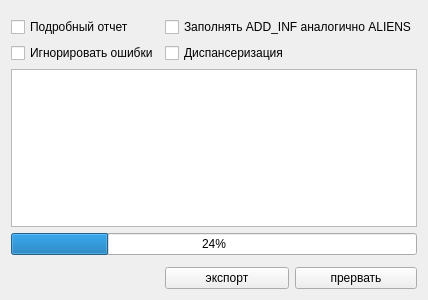
<?xml version="1.0" encoding="UTF-8"?>
<ui version="4.0">
 <class>ExportR51OMSProcessPage</class>
 <widget class="QWidget" name="ExportR51OMSProcessPage">
  <property name="geometry">
   <rect>
    <x>0</x>
    <y>0</y>
    <width>400</width>
    <height>300</height>
   </rect>
  </property>
  <property name="windowTitle">
   <string>Form</string>
  </property>
  <layout class="QGridLayout">
   <item row="0" column="0" colspan="3">
    <spacer>
     <property name="orientation">
      <enum>Qt::Vertical</enum>
     </property>
     <property name="sizeHint" stdset="0">
      <size>
       <width>20</width>
       <height>40</height>
      </size>
     </property>
    </spacer>
   </item>
   <item row="4" column="0" colspan="3">
    <widget class="CProgressBar" name="progressBar">
     <property name="value">
      <number>24</number>
     </property>
    </widget>
   </item>
   <item row="5" column="0" colspan="3">
    <spacer>
     <property name="orientation">
      <enum>Qt::Vertical</enum>
     </property>
     <property name="sizeHint" stdset="0">
      <size>
       <width>20</width>
       <height>40</height>
      </size>
     </property>
    </spacer>
   </item>
   <item row="6" column="1">
    <widget class="QPushButton" name="btnExport">
     <property name="text">
      <string>экспорт</string>
     </property>
    </widget>
   </item>
   <item row="6" column="2">
    <widget class="QPushButton" name="btnCancel">
     <property name="text">
      <string>прервать</string>
     </property>
    </widget>
   </item>
   <item row="6" column="0">
    <spacer>
     <property name="orientation">
      <enum>Qt::Horizontal</enum>
     </property>
     <property name="sizeHint" stdset="0">
      <size>
       <width>40</width>
       <height>20</height>
      </size>
     </property>
    </spacer>
   </item>
   <item row="3" column="0" colspan="3">
    <widget class="QTextBrowser" name="logBrowser"/>
   </item>
   <item row="1" column="0">
    <widget class="QCheckBox" name="chkVerboseLog">
     <property name="text">
      <string>Подробный отчет</string>
     </property>
    </widget>
   </item>
   <item row="2" column="0">
    <widget class="QCheckBox" name="chkIgnoreErrors">
     <property name="text">
      <string>Игнорировать ошибки</string>
     </property>
    </widget>
   </item>
   <item row="1" column="1" colspan="2">
    <widget class="QCheckBox" name="chkAddInfAsAliens">
     <property name="text">
      <string>Заполнять ADD_INF аналогично ALIENS</string>
     </property>
    </widget>
   </item>
   <item row="2" column="1">
    <widget class="QCheckBox" name="chkClinicalExamination">
     <property name="text">
      <string>Диспансеризация</string>
     </property>
    </widget>
   </item>
  </layout>
 </widget>
 <customwidgets>
  <customwidget>
   <class>CProgressBar</class>
   <extends>QProgressBar</extends>
   <header>library/ProgressBar.h</header>
  </customwidget>
 </customwidgets>
 <resources/>
 <connections/>
</ui>
